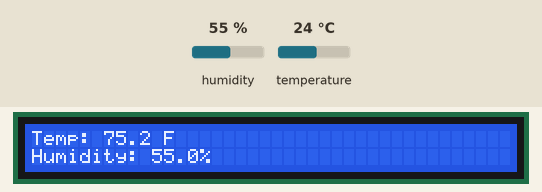
Recording of a program running on a simulated Raspberry Pi Pico running MicroPython. Shown: 40×2 character LCD. The test bench sets the inputs (shaded band); at power-on: humidity 55 %, temperature 24 °C. Library files of the repository ran but are not shown: lcd_api.py, pico_i2c_lcd.py.

Above: at 1.2 s.
1.3 s: humidity set to 22 %
At 2.5 s:
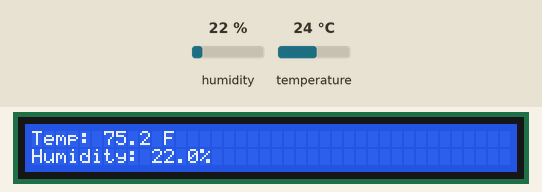
7.4 s: temperature set to 12 °C
At 8.8 s:
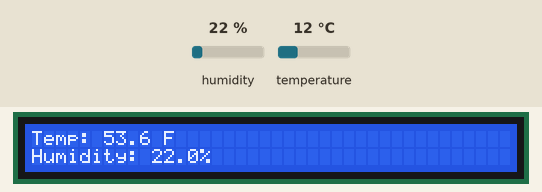
11.8 s: humidity set to 40 %
At 13.8 s:
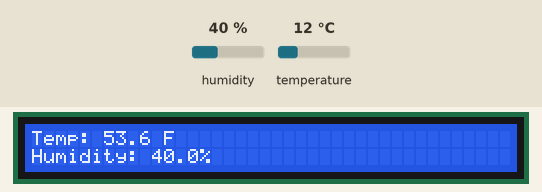
15.9 s: temperature set to 19 °C
At 17.5 s:
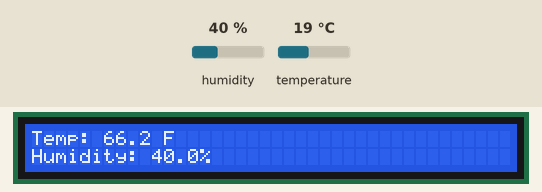
Timing chart, 0 to 19.0 s (numbered marks = the images above; inputs shaded):
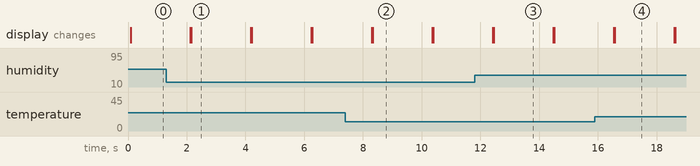

Measured:
- after the input at 1.3 s, the display: first differs from a run without the input after 0.86 s (image 1)
- after the input at 7.4 s, the display: first differs from a run without the input after 0.94 s (image 2)
- after the input at 11.8 s, the display: first differs from a run without the input after 0.66 s (image 3)
- after the input at 15.9 s, the display: first differs from a run without the input after 0.67 s (image 4)
- what the display in image 1 shows lasts 2.0 s, from 2.2 s to 4.2 s

The program:

lcd-dht11t.py
```python
import utime
import machine
from machine import I2C,ADC,Pin
from lcd_api import LcdApi
from pico_i2c_lcd import I2cLcd
import dht
from time import sleep

I2C_ADDR     = 0x27
I2C_NUM_ROWS = 2
I2C_NUM_COLS = 15

i2c = I2C(0, sda=machine.Pin(0), scl=machine.Pin(1), freq=400000)
lcd = I2cLcd(i2c, I2C_ADDR, I2C_NUM_ROWS, I2C_NUM_COLS)

sensor = dht.DHT11(Pin(16))

try:
    while True:
        sensor.measure()
        temp = sensor.temperature()
        hum = sensor.humidity()
        temp_f = temp * (9/5) + 32.0
        # Clear the LCD
        lcd.clear()
        lcd.move_to(0, 0)
        lcd.putstr('Temp: %3.1f F' %temp_f)
        lcd.move_to(0, 1)
        lcd.putstr('Humidity: %3.1f%%' %hum)
        sleep(2)
except OSError as e:
    lcd.clear()
    lcd.move_to(0, 0)
    lcd.putstr('Failed to read sensor.')
```
